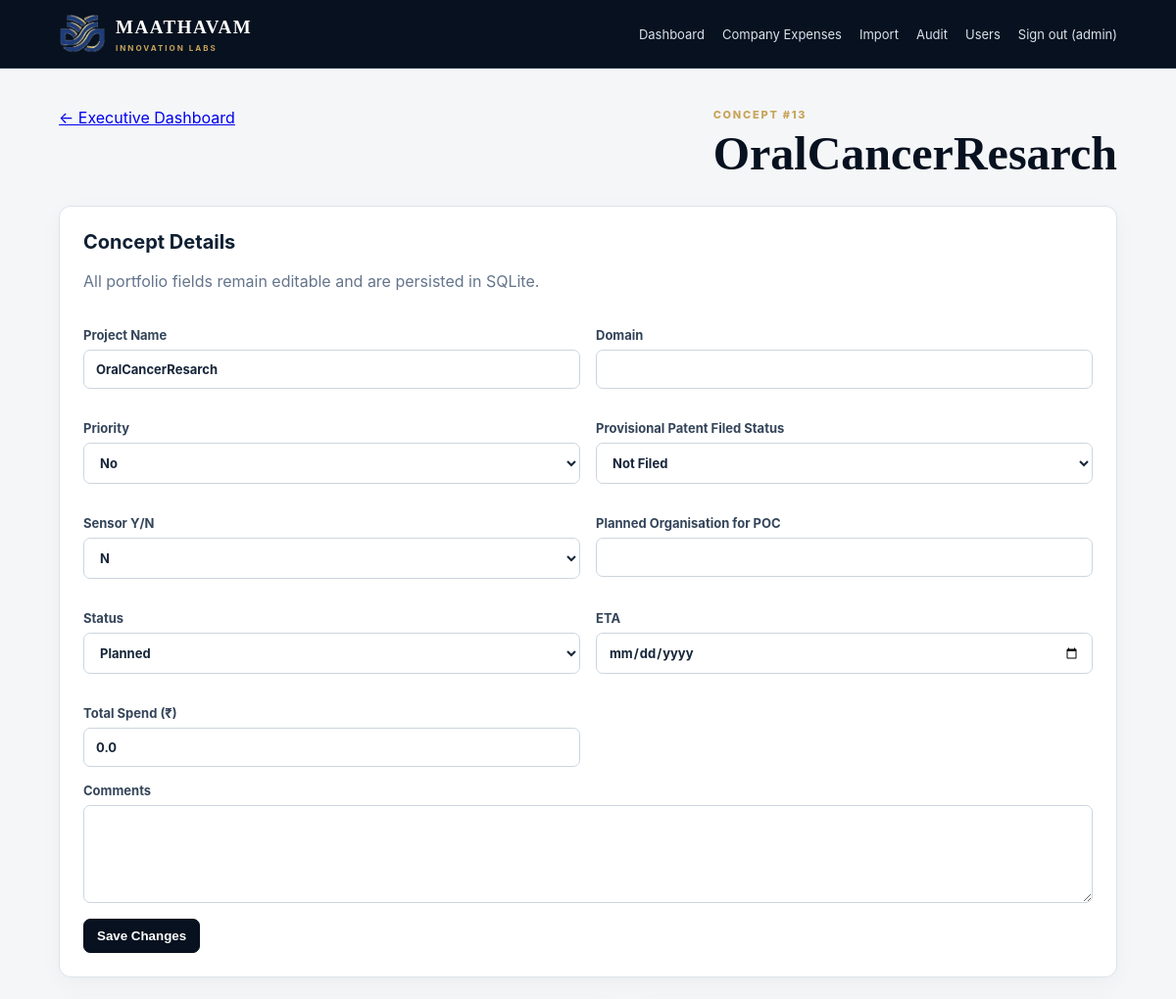
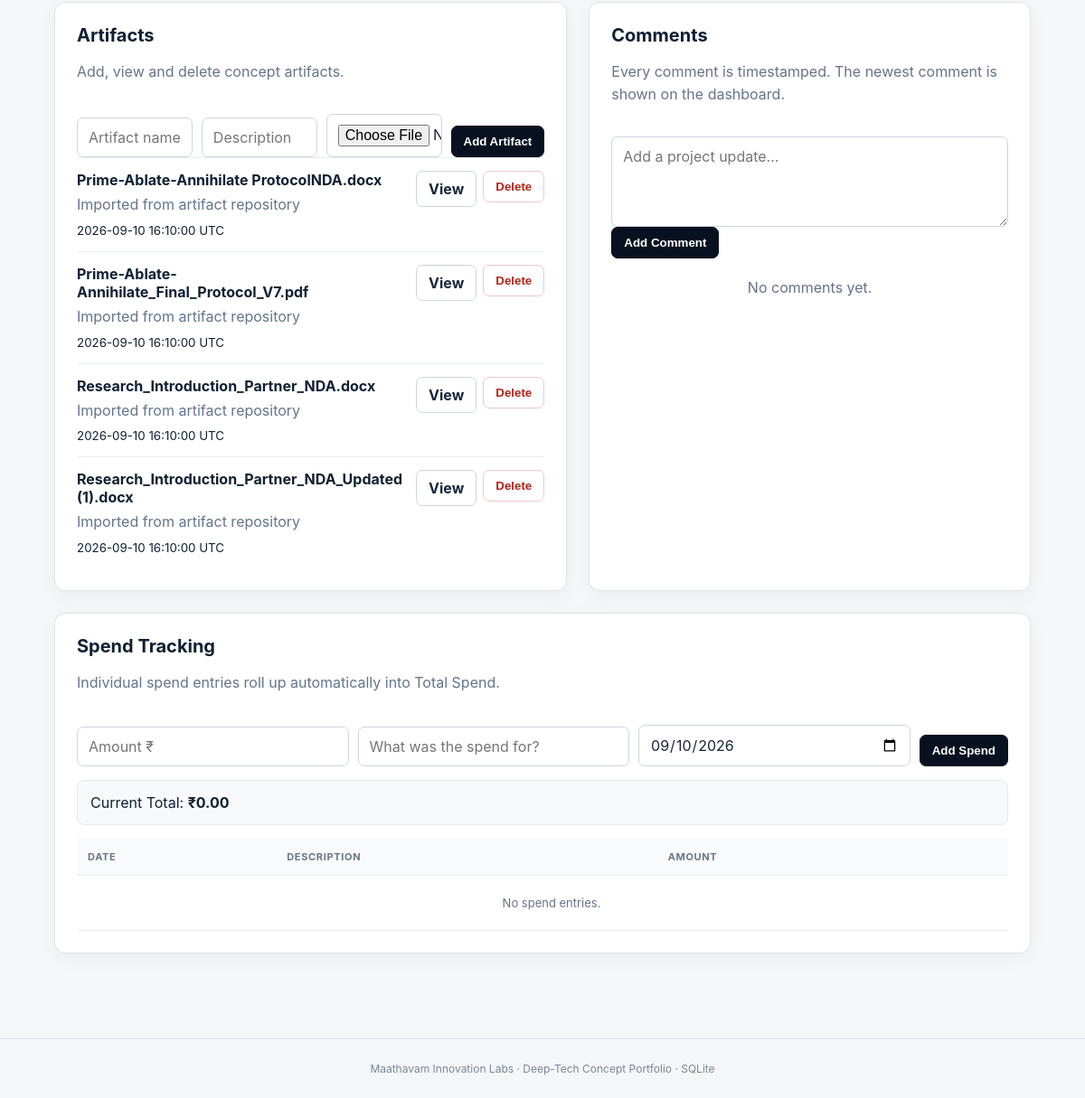
The app's page /project/13 (signed in) with its own data (2 pictures, top to bottom).
### tables this page shows
CREATE TABLE projects(id INTEGER PRIMARY KEY AUTOINCREMENT,project_name TEXT NOT NULL,domain TEXT NOT NULL DEFAULT '',provisional_patent_status TEXT NOT NULL DEFAULT 'Not Filed',sensor TEXT NOT NULL DEFAULT 'N',planned_organisation TEXT NOT NULL DEFAULT '',status TEXT NOT NULL DEFAULT 'Planned',eta TEXT NOT NULL DEFAULT '',comments TEXT NOT NULL DEFAULT '',total_spend REAL NOT NULL DEFAULT 0,created_at TEXT NOT NULL,updated_at TEXT NOT NULL);

CREATE TABLE artifacts(id INTEGER PRIMARY KEY AUTOINCREMENT,project_id INTEGER NOT NULL,name TEXT NOT NULL,description TEXT NOT NULL DEFAULT '',file_path TEXT,original_path TEXT,file_size INTEGER NOT NULL DEFAULT 0,sha256 TEXT,created_at TEXT NOT NULL,FOREIGN KEY(project_id) REFERENCES projects(id) ON DELETE CASCADE);

### app.py (the view, shortened to what this page needs)
@app.route("/project/<int:project_id>", methods=["GET", "POST"])
def project(project_id):
    conn = db()
    p = conn.execute("SELECT * FROM projects WHERE id=?", (project_id,)).fetchone()
    if not p:
        conn.close()
        return "Project not found", 404
    artifacts = conn.execute(
        "SELECT * FROM artifacts WHERE project_id=? ORDER BY COALESCE(updated_at, created_at) DESC",
        (project_id,),
    ).fetchall()
    comments = conn.execute(
        "SELECT * FROM comments WHERE project_id=? ORDER BY COALESCE(updated_at, created_at) DESC",
        (project_id,),
    ).fetchall()
    spend = conn.execute(
        "SELECT * FROM spend_entries WHERE project_id=? ORDER BY spent_on DESC, created_at DESC",
        (project_id,),
    ).fetchall()
    conn.close()
    return render_template(
        "project.html", project=p, artifacts=artifacts,
        comments=comments, spend=spend
    )

### app.py (called while the page is built)
def db():
    conn = sqlite3.connect(DB_PATH)
    conn.row_factory = sqlite3.Row
    conn.execute("PRAGMA foreign_keys = ON")
    return conn

def current_user():
    return session.get("username")

def require_login():
    return bool(session.get("user_id"))

@app.context_processor
def inject_user():
    return {"current_username": current_user(), "current_role": session.get("role")}

@app.before_request
def protect_routes():
    allowed = {"login", "static", "uploaded_file"}
    if request.endpoint not in allowed and not require_login():
        return redirect(url_for("login"))

### templates/project.html (shortened to what this page needs)
{% extends "base.html" %}
{% block content %}
<div class="page-head">
  <a href="{{ url_for('dashboard') }}">← Executive Dashboard</a>
  <div>
    <div class="eyebrow">CONCEPT #{{ project['id'] }}</div>
    <h1>{{ project['project_name'] }}</h1>
  </div>
</div>
<section class="panel">
  <div class="panel-head"><div><h2>Concept Details</h2><p>All portfolio fields remain editable and are persisted in SQLite.</p></div></div>
  <form method="post">
    {% include "_project_fields.html" %}
    <button class="btn primary">Save Changes</button>
  </form>
</section>
<div class="two-col">
<section class="panel">
  <div class="panel-head"><div><h2>Artifacts</h2><p>Add, view and delete concept artifacts.</p></div></div>
  <form method="post" action="{{ url_for('add_artifact', project_id=project['id']) }}" enctype="multipart/form-data" class="inline-form">
    <input name="name" placeholder="Artifact name" required>
    <input name="description" placeholder="Description">
    <input type="file" name="file">
    <button class="btn primary">Add Artifact</button>
  </form>
  <div class="artifact-list">
  {% for a in artifacts %}
    <div class="artifact">
      <div><strong>{{ a['name'] }}</strong><p>{{ a['description'] or 'No description' }}</p><small>{{ a['created_at']|replace('T',' ') }} UTC</small></div>
      <div class="actions">
        {% if a['file_path'] %}<a class="btn" href="{{ url_for('uploaded_file', filename=a['file_path'][8:] if a['file_path'].startswith('uploads/') else a['file_path']) }}" target="_blank" rel="noopener">View</a>{% endif %}
        <form method="post"><input type="hidden" name="action" value="delete_artifact"><input type="hidden" name="artifact_id" value="{{ a['id'] }}"><button class="btn danger">Delete</button></form>
      </div>
    </div>
  {% else %}<div class="empty">No artifacts added.</div>{% endfor %}
  </div>
</section>
<section class="panel">
  <div class="panel-head"><div><h2>Comments</h2><p>Every comment is timestamped. The newest comment is shown on the dashboard.</p></div></div>
  <form method="post">
    <textarea name="comment" placeholder="Add a project update..." required></textarea>
    <button class="btn primary">Add Comment</button>
  </form>
  <div class="timeline">
  {% for c in comments %}
    <div class="timeline-item">
      <div class="comment-meta">
        <strong>{{ c['created_at']|replace('T',' ') }} UTC</strong>
        {% if c['updated_at'] %}
          <span>Edited: {{ c['updated_at']|replace('T',' ') }} UTC</span>
        {% endif %}
      </div>
      <div id="comment-view-{{ c['id'] }}">
        <p>{{ c['comment'] }}</p>
        <button type="button" class="btn" onclick="editComment({{ c['id'] }})">Edit</button>
      </div>
      <form method="post" id="comment-edit-{{ c['id'] }}" style="display:none;">
        <input type="hidden" name="action" value="edit_comment">
        <input type="hidden" name="comment_id" value="{{ c['id'] }}">
        <textarea name="comment" required>{{ c['comment'] }}</textarea>
        <div class="form-actions">
          <button type="submit" class="btn primary">Save</button>
          <button type="button" class="btn" onclick="cancelEdit({{ c['id'] }})">Cancel</button>
        </div>
      </form>
    </div>
  {% else %}
    <div class="empty">No comments yet.</div>
  {% endfor %}
  </div>
</section>
</div>
<section class="panel">
  <div class="panel-head"><div><h2>Spend Tracking</h2><p>Individual spend entries roll up automatically into Total Spend.</p></div></div>
  <form method="post" class="spend-form">
    <input type="number" step="0.01" min="0" name="amount" placeholder="Amount ₹" required>
    <input name="spend_description" placeholder="What was the spend for?">
    <input type="date" name="spent_on" value="{{ project['updated_at'][:10] }}">
    <button class="btn primary">Add Spend</button>
  </form>
  <div class="spend-total">Current Total: <strong>₹{{ "{:,.2f}".format(project['total_spend'] or 0) }}</strong></div>
  <div class="table-wrap">
  <table><thead><tr><th>Date</th><th>Description</th><th>Amount</th><th></th></tr></thead><tbody>
  {% for s in spend %}
    <tr><td>{{ s['spent_on'] }}</td><td>{{ s['description'] or '—' }}</td><td>₹{{ "{:,.2f}".format(s['amount']) }}</td>
    <td><form method="post"><input type="hidden" name="action" value="delete_spend"><input type="hidden" name="spend_id" value="{{ s['id'] }}"><button class="btn danger">Delete</button></form></td></tr>
  {% else %}<tr><td colspan="4" class="empty">No spend entries.</td></tr>{% endfor %}
  </tbody></table>
  </div>
</section>
{% endblock %}

### templates/_project_fields.html
<div class="form-grid">
  <label>Project Name<input name="project_name" value="{{ project['project_name'] if project else '' }}" required></label>
  <label>Domain<input name="domain" value="{{ project['domain'] if project else '' }}"></label>
  <label>Priority
    {% set val = project['priority'] if project else 'No' %}
    <select name="priority"><option {{ 'selected' if val=='Yes' else '' }}>Yes</option><option {{ 'selected' if val=='No' else '' }}>No</option></select>
  </label>
  <label>Provisional Patent Filed Status
    <select name="provisional_patent_status">
      {% set val = project['provisional_patent_status'] if project else 'Not Filed' %}
      {% for x in ['Not Filed','Provisional Patent Filed','Patented','Pending'] %}
      <option {{ 'selected' if val==x else '' }}>{{ x }}</option>
      {% endfor %}
    </select>
  </label>
  <label>Sensor Y/N
    {% set val = project['sensor'] if project else 'N' %}
    <select name="sensor"><option {{ 'selected' if val=='Y' else '' }}>Y</option><option {{ 'selected' if val=='N' else '' }}>N</option></select>
  </label>
  <label>Planned Organisation for POC<input name="planned_organisation" value="{{ project['planned_organisation'] if project else '' }}"></label>
  <label>Status
    {% set val = project['status'] if project else 'Planned' %}
    <select name="status">
      {% for x in ['Planned','In Progress','POC','Validation','Blocked','Completed','On Hold'] %}
      <option {{ 'selected' if val==x else '' }}>{{ x }}</option>
      {% endfor %}
    </select>
  </label>
  <label>ETA<input type="date" name="eta" value="{{ project['eta'] if project else '' }}"></label>
  <label>Total Spend (₹)<input type="number" step="0.01" min="0" name="total_spend" value="{{ project['total_spend'] if project else 0 }}"></label>
</div>
<label>Comments<textarea name="comments">{{ project['comments'] if project else '' }}</textarea></label>

### static/style.css (style rules this page uses)
:root { --navy:#07111f;--navy2:#0c192a;--line:#dce3ea;--muted:#64748b;--gold:#c7a45a;--bg:#f4f6f8;--white:#fff;--green:#16794a;--red:#b42318 }
* { box-sizing:border-box }
body { margin:0;background:var(--bg);color:#102033;font-family:Inter,ui-sans-serif,system-ui,-apple-system,Segoe UI,sans-serif }
.hero,.page-head { display:flex;justify-content:space-between;align-items:end;gap:30px;margin-bottom:28px }
.page-head { align-items:start }
.eyebrow { font-size:11px;letter-spacing:.16em;color:var(--gold);font-weight:800;margin-bottom:8px }
h1 { font:700 clamp(32px,4vw,52px)/1.05 Georgia,serif;margin:0;color:var(--navy) }
h2 { margin:0 0 5px;font-size:20px }
p { color:var(--muted);line-height:1.55 }
.panel { background:var(--white);border:1px solid var(--line);border-radius:12px;padding:24px;margin-bottom:24px;box-shadow:0 6px 22px rgba(7,17,31,.04) }
.panel-head { display:flex;justify-content:space-between;align-items:center;gap:20px;margin-bottom:18px }
.btn { display:inline-block;border:1px solid #cbd5e1;background:white;color:#17263a;padding:9px 13px;border-radius:7px;text-decoration:none;cursor:pointer;font-weight:700 }
.btn.primary { background:var(--navy);border-color:var(--navy);color:white }
.btn.danger { color:var(--red);border-color:#f0c8c5 }
.table-wrap { overflow:auto }
table { width:100%;border-collapse:collapse;min-width:1050px }
th,td { padding:13px 12px;border-bottom:1px solid #e8edf2;text-align:left;vertical-align:top;font-size:13px }
th { font-size:11px;text-transform:uppercase;letter-spacing:.06em;color:#68778a;background:#f8fafb;position:sticky;top:0 }
tbody tr { cursor:pointer }
.empty { padding:22px;text-align:center;color:var(--muted) }
.form-grid { display:grid;grid-template-columns:repeat(2,1fr);gap:16px }
label { display:block;font-weight:700;font-size:13px;color:#34455a;margin-bottom:16px }
input,select,textarea { display:block;width:100%;margin-top:7px;border:1px solid #ccd5df;border-radius:7px;padding:11px 12px;background:white;font:inherit;color:#17263a }
textarea { min-height:100px;resize:vertical }
.two-col { display:grid;grid-template-columns:1fr 1fr;gap:24px }
.inline-form,.spend-form { display:grid;grid-template-columns:1fr 1fr 1fr auto;gap:10px;align-items:end }
.inline-form input,.spend-form input { margin:0 }
.artifact,.timeline-item { border-top:1px solid #e7edf3;padding:14px 0;display:flex;justify-content:space-between;gap:15px }
.artifact p,.timeline-item p { margin:5px 0 }
.actions { display:flex;gap:7px;align-items:start }
.spend-total { background:#f7f9fb;border:1px solid #e3e9ef;border-radius:8px;padding:14px;margin:15px 0 }

### records on screen
projects: id "13", project_name "OralCancerResarch", total_spend "0.0", spent_on "09/10/2026", total_spend "0.00"
artifacts: name "Prime-Ablate-Annihilate ProtocolNDA.docx", description "Imported from artifact repository", created_at "2026-09-10 16:10:00"
artifacts: name "Prime-Ablate-Annihilate_Final_Protocol_V7.pdf", description "Imported from artifact repository", created_at "2026-09-10 16:10:00"
artifacts: name "Research_Introduction_Partner_NDA.docx", description "Imported from artifact repository", created_at "2026-09-10 16:10:00"
artifacts: name "Research_Introduction_Partner_NDA_Updated (1).docx", description "Imported from artifact repository", created_at "2026-09-10 16:10:00"

### other values on screen
{{ current_username }} "admin"
form field provisional_patent_status "Not Filed"
form field status "Planned"
